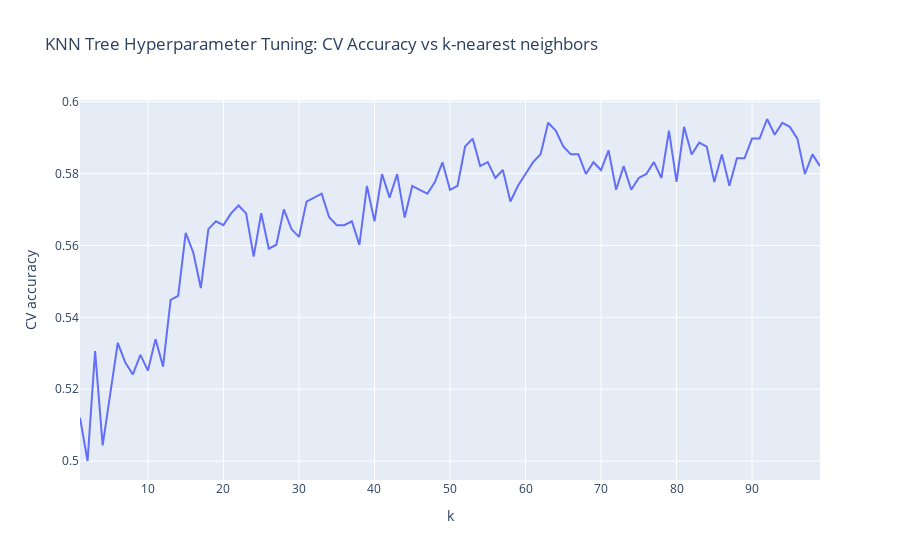

Notebook code for this chart:
### Code cell
gridsearch_output = pd.DataFrame({'CV accuracy': knn_pipe_search.cv_results_['mean_test_score'],
             'k': parameters_values})
fig = px.line(gridsearch_output, x = "k", y = "CV accuracy", title="KNN Tree Hyperparameter Tuning: CV Accuracy vs k-nearest neighbors")
fig.show()

### Figure 1 — Plotly figure (JSON) as saved in the notebook; plotly's stock layout.template omitted (floating-point values rounded to 4 significant figures)
{"data": [{"hovertemplate": "k=%{x}<br>CV accuracy=%{y}<extra></extra>", "legendgroup": "", "line": {"color": "#636efa", "dash": "solid"}, "marker": {"symbol": "circle"}, "mode": "lines", "name": "", "orientation": "v", "showlegend": false, "type": "scatter", "x": [1, 2, 3, 4, 5, 6, 7, 8, 9, 10, 11, 12, 13, 14, 15, 16, 17, 18, 19, 20, 21, 22, 23, 24, 25, 26, 27, 28, 29, 30, 31, 32, 33, 34, 35, 36, 37, 38, 39, 40, 41, 42, 43, 44, 45, 46, 47, 48, 49, 50, 51, 52, 53, 54, 55, 56, 57, 58, 59, 60, 61, 62, 63, 64, 65, 66, 67, 68, 69, 70, 71, 72, 73, 74, 75, 76, 77, 78, 79, 80, 81, 82, 83, 84, 85, 86, 87, 88, 89, 90, 91, 92, 93, 94, 95, 96, 97, 98, 99], "xaxis": "x", "y": [0.5121, 0.5, 0.5306, 0.5044, 0.5186, 0.5329, 0.5274, 0.5241, 0.5296, 0.5252, 0.5339, 0.5263, 0.5449, 0.546, 0.5635, 0.558, 0.5481, 0.5645, 0.5667, 0.5657, 0.5689, 0.5711, 0.5689, 0.5569, 0.5689, 0.5591, 0.5602, 0.57, 0.5646, 0.5624, 0.5722, 0.5733, 0.5744, 0.5678, 0.5656, 0.5656, 0.5667, 0.5602, 0.5765, 0.5667, 0.5799, 0.5733, 0.5798, 0.5678, 0.5766, 0.5755, 0.5744, 0.5776, 0.5831, 0.5755, 0.5766, 0.5875, 0.5897, 0.5821, 0.5832, 0.5788, 0.581, 0.5722, 0.5766, 0.5799, 0.5832, 0.5854, 0.5941, 0.5919, 0.5876, 0.5853, 0.5853, 0.5799, 0.5832, 0.581, 0.5865, 0.5755, 0.5821, 0.5755, 0.5788, 0.5799, 0.5832, 0.5788, 0.5919, 0.5777, 0.593, 0.5853, 0.5886, 0.5875, 0.5777, 0.5853, 0.5766, 0.5842, 0.5842, 0.5897, 0.5897, 0.5952, 0.5908, 0.5941, 0.593, 0.5897, 0.5799, 0.5853, 0.5821], "yaxis": "y"}], "layout": {"legend": {"tracegroupgap": 0}, "title": {"text": "KNN Tree Hyperparameter Tuning: CV Accuracy vs k-nearest neighbors"}, "xaxis": {"anchor": "y", "domain": [0, 1], "title": {"text": "k"}}, "yaxis": {"anchor": "x", "domain": [0, 1], "title": {"text": "CV accuracy"}}}}
